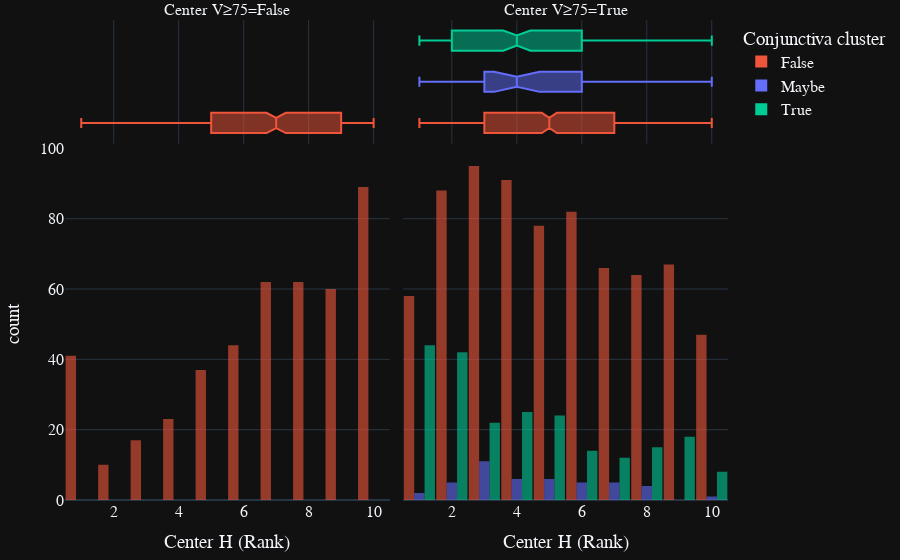

Here is the notebook cell this chart was saved with:
### Code cell
fig = px.histogram(all_metrics_flat, x="Ranks-Color-Center-H", marginal="box", opacity=0.6,
                   barmode="group",
                   facet_col="Values-Color-Center-V>=75",
                   color="Labels-Value", color_discrete_map=color_discrete_map,
                category_orders=category_orders, labels=var_labels, template=plotly_template)
fig.update_layout(bargap=0.04)
fig.update_layout(font=dict(family="Arial",size=16,), margin=dict(l=20, r=20, t=20, b=20))
fig.show()
title = "HSV histogram with box plot- H rank split at V val>75"
save_plotly_figure(fig, title)

### Figure 1 — Plotly figure (JSON) as saved in the notebook; plotly's stock layout.template omitted (floating-point values rounded to 4 significant figures; data arrays with more than 128 entries replaced by an {"elided": "..."} marker saying what was removed)
{"data": [{"alignmentgroup": "True", "bingroup": "x", "hovertemplate": "Conjunctiva cluster=False<br>Center V≥75=False<br>Center H (Rank)=%{x}<br>count=%{y}<extra></extra>", "legendgroup": "False", "marker": {"color": "#EF553B", "opacity": 0.6, "pattern": {"shape": ""}}, "name": "False", "offsetgroup": "False", "orientation": "v", "showlegend": true, "x": {"elided": "445 int values"}, "xaxis": "x", "yaxis": "y", "type": "histogram"}, {"alignmentgroup": "True", "hovertemplate": "Conjunctiva cluster=False<br>Center V≥75=False<br>Center H (Rank)=%{x}<extra></extra>", "legendgroup": "False", "marker": {"color": "#EF553B"}, "name": "False", "notched": true, "offsetgroup": "False", "showlegend": false, "x": {"elided": "445 int values"}, "xaxis": "x3", "yaxis": "y3", "type": "box"}, {"alignmentgroup": "True", "bingroup": "x", "hovertemplate": "Conjunctiva cluster=False<br>Center V≥75=True<br>Center H (Rank)=%{x}<br>count=%{y}<extra></extra>", "legendgroup": "False", "marker": {"color": "#EF553B", "opacity": 0.6, "pattern": {"shape": ""}}, "name": "False", "offsetgroup": "False", "orientation": "v", "showlegend": false, "x": {"elided": "736 int values"}, "xaxis": "x2", "yaxis": "y2", "type": "histogram"}, {"alignmentgroup": "True", "hovertemplate": "Conjunctiva cluster=False<br>Center V≥75=True<br>Center H (Rank)=%{x}<extra></extra>", "legendgroup": "False", "marker": {"color": "#EF553B"}, "name": "False", "notched": true, "offsetgroup": "False", "showlegend": false, "x": {"elided": "736 int values"}, "xaxis": "x4", "yaxis": "y4", "type": "box"}, {"alignmentgroup": "True", "bingroup": "x", "hovertemplate": "Conjunctiva cluster=Maybe<br>Center V≥75=True<br>Center H (Rank)=%{x}<br>count=%{y}<extra></extra>", "legendgroup": "Maybe", "marker": {"color": "#636EFA", "opacity": 0.6, "pattern": {"shape": ""}}, "name": "Maybe", "offsetgroup": "Maybe", "orientation": "v", "showlegend": true, "x": [2, 4, 5, 6, 2, 3, 2, 5, 3, 4, 8, 6, 3, 3, 5, 1, 6, 2, 3, 7, 3, 10, 8, 5, 1, 4, 4, 3, 2, 4, 7, 7, 5, 3, 8, 4, 6, 3, 5, 3, 3, 8, 7, 7, 6], "xaxis": "x2", "yaxis": "y2", "type": "histogram"}, {"alignmentgroup": "True", "hovertemplate": "Conjunctiva cluster=Maybe<br>Center V≥75=True<br>Center H (Rank)=%{x}<extra></extra>", "legendgroup": "Maybe", "marker": {"color": "#636EFA"}, "name": "Maybe", "notched": true, "offsetgroup": "Maybe", "showlegend": false, "x": [2, 4, 5, 6, 2, 3, 2, 5, 3, 4, 8, 6, 3, 3, 5, 1, 6, 2, 3, 7, 3, 10, 8, 5, 1, 4, 4, 3, 2, 4, 7, 7, 5, 3, 8, 4, 6, 3, 5, 3, 3, 8, 7, 7, 6], "xaxis": "x4", "yaxis": "y4", "type": "box"}, {"alignmentgroup": "True", "bingroup": "x", "hovertemplate": "Conjunctiva cluster=True<br>Center V≥75=True<br>Center H (Rank)=%{x}<br>count=%{y}<extra></extra>", "legendgroup": "True", "marker": {"color": "#00CC96", "opacity": 0.6, "pattern": {"shape": ""}}, "name": "True", "offsetgroup": "True", "orientation": "v", "showlegend": true, "x": {"elided": "224 int values"}, "xaxis": "x2", "yaxis": "y2", "type": "histogram"}, {"alignmentgroup": "True", "hovertemplate": "Conjunctiva cluster=True<br>Center V≥75=True<br>Center H (Rank)=%{x}<extra></extra>", "legendgroup": "True", "marker": {"color": "#00CC96"}, "name": "True", "notched": true, "offsetgroup": "True", "showlegend": false, "x": {"elided": "224 int values"}, "xaxis": "x4", "yaxis": "y4", "type": "box"}], "layout": {"xaxis": {"anchor": "y", "domain": [0.0, 0.49], "title": {"text": "Center H (Rank)"}}, "yaxis": {"anchor": "x", "domain": [0.0, 0.7326], "title": {"text": "count"}}, "xaxis2": {"anchor": "y2", "domain": [0.51, 1.0], "matches": "x", "title": {"text": "Center H (Rank)"}}, "yaxis2": {"anchor": "x2", "domain": [0.0, 0.7326], "matches": "y", "showticklabels": false}, "xaxis3": {"anchor": "y3", "domain": [0.0, 0.49], "matches": "x", "showticklabels": false, "showgrid": true}, "yaxis3": {"anchor": "x3", "domain": [0.7426, 1.0], "matches": "y3", "showticklabels": false, "showline": false, "ticks": "", "showgrid": false}, "xaxis4": {"anchor": "y4", "domain": [0.51, 1.0], "matches": "x", "showticklabels": false, "showgrid": true}, "yaxis4": {"anchor": "x4", "domain": [0.7426, 1.0], "matches": "y3", "showticklabels": false, "showline": false, "ticks": "", "showgrid": false}, "annotations": [{"font": {}, "showarrow": false, "text": "Center V≥75=False", "x": 0.245, "xanchor": "center", "xref": "paper", "y": 1.0, "yanchor": "bottom", "yref": "paper"}, {"font": {}, "showarrow": false, "text": "Center V≥75=True", "x": 0.755, "xanchor": "center", "xref": "paper", "y": 1.0, "yanchor": "bottom", "yref": "paper"}], "legend": {"title": {"text": "Conjunctiva cluster"}, "tracegroupgap": 0}, "margin": {"t": 20, "l": 20, "r": 20, "b": 20}, "barmode": "group", "bargap": 0.04, "font": {"family": "Arial", "size": 16}}}
